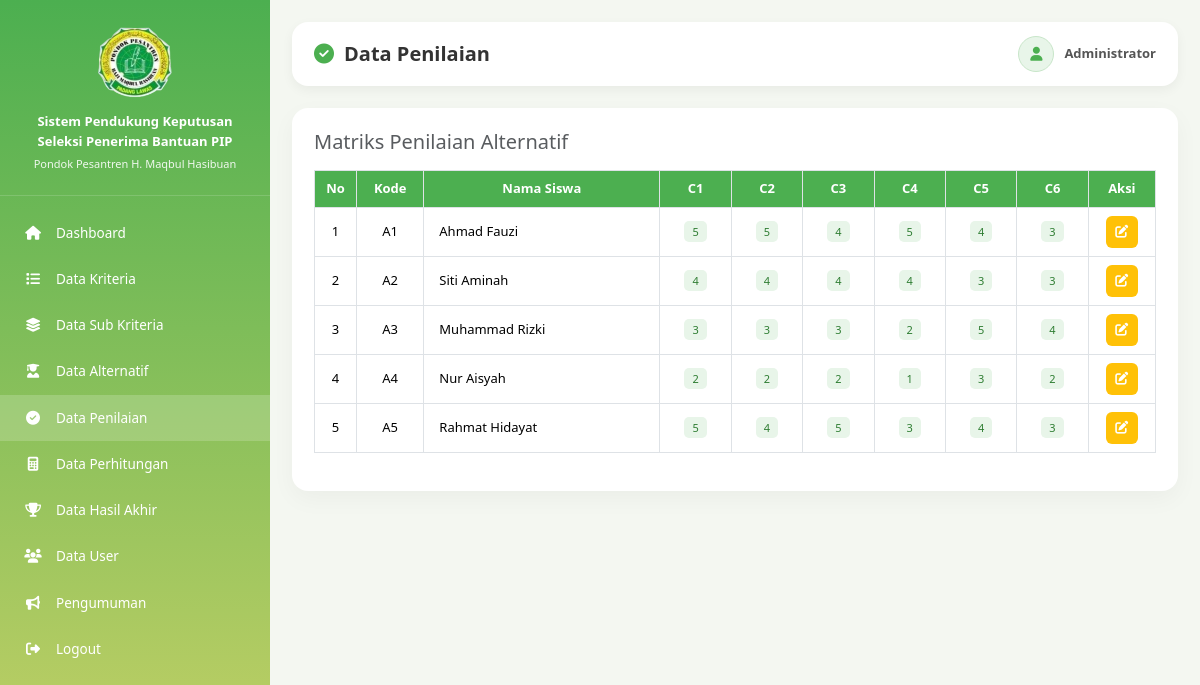
The page /views/admin/penilaian/index.php (signed in) on the database its author committed.
### tables this page shows
CREATE TABLE IF NOT EXISTS kriteria (
    id INT AUTO_INCREMENT PRIMARY KEY,
    kode_kriteria VARCHAR(10) UNIQUE,
    nama_kriteria VARCHAR(100),
    bobot INT,
    jenis ENUM('benefit','cost')
);

CREATE TABLE IF NOT EXISTS siswa (
    id INT AUTO_INCREMENT PRIMARY KEY,
    kode_alternatif VARCHAR(10) UNIQUE,
    nama VARCHAR(100),
    kelas VARCHAR(50),
    created_at TIMESTAMP DEFAULT CURRENT_TIMESTAMP
);

### views/admin/penilaian/index.php (the view, shortened to what this page needs)
<?php
require_once '../../../config/koneksi.php';
$siswa_list = mysqli_query($koneksi, "SELECT * FROM siswa ORDER BY kode_alternatif ASC");
$jumlah_siswa = mysqli_num_rows($siswa_list);
$kriteria_list = mysqli_query($koneksi, "SELECT * FROM kriteria ORDER BY kode_kriteria ASC");
$kriteria_arr = [];
while ($k = mysqli_fetch_assoc($kriteria_list)) $kriteria_arr[] = $k;
$jumlah_kriteria = count($kriteria_arr);
$penilaian_map = [];
$pen_query = mysqli_query($koneksi, "SELECT * FROM penilaian");
while ($p = mysqli_fetch_assoc($pen_query)) $penilaian_map[$p['id_siswa']][$p['id_kriteria']] = $p['nilai'];
?>
<!DOCTYPE html>
<html lang="en">
<head>
<?php include '../../layouts/head.php'; ?>
</head>
<body>
<?php include '../../layouts/sidebar_admin.php'; ?>
<div class="content">
    <div class="navbar-custom">
        <div class="page-title">
            <i class="fa fa-check-circle"></i>
            <h4>Data Penilaian</h4>
        </div>
        <div class="user-box">
            <div class="user-icon"><i class="fa fa-user"></i></div>
            <div class="user-name"><?php echo htmlspecialchars($_SESSION['nama'] ?? 'Admin'); ?></div>
        </div>
    </div>
    <div class="card-custom">
        <h5 class="mb-3 text-muted">Matriks Penilaian Alternatif</h5>
        <?php if ($jumlah_siswa > 0 && $jumlah_kriteria > 0): ?>
        <div class="table-responsive">
            <table class="table table-bordered">
                <thead>
                    <tr>
                        <th width="5%">No</th>
                        <th width="8%">Kode</th>
                        <th>Nama Siswa</th>
                        <?php foreach ($kriteria_arr as $kr): ?>
                            <th><?php echo htmlspecialchars($kr['kode_kriteria']); ?></th>
                        <?php endforeach; ?>
                        <th width="8%">Aksi</th>
                    </tr>
                </thead>
                <tbody>
                    <?php $no = 1; while ($siswa = mysqli_fetch_assoc($siswa_list)): $id_s = $siswa['id']; ?>
                    <tr>
                        <td><?php echo $no++; ?></td>
                        <td><?php echo htmlspecialchars($siswa['kode_alternatif']); ?></td>
                        <td style="text-align:left;padding-left:15px;"><?php echo htmlspecialchars($siswa['nama']); ?></td>
                        <?php foreach ($kriteria_arr as $kr): ?>
                            <td><span class="badge-benefit"><?php echo isset($penilaian_map[$id_s][$kr['id']]) ? $penilaian_map[$id_s][$kr['id']] : '-'; ?></span></td>
                        <?php endforeach; ?>
                        <td>
                            <button class="btn-icon edit" data-bs-toggle="modal" data-bs-target="#modalNilai<?php echo $id_s; ?>" title="Edit"><i class="fa fa-edit"></i></button>
                        </td>
                    </tr>
                    <?php endwhile; ?>
                </tbody>
            </table>
        </div>
        <?php else: ?>
            <div class="text-center py-5 text-muted"><p>Pastikan data alternatif dan kriteria tersedia.</p></div>
        <?php endif; ?>
    </div>
</div>
</body>
</html>

### public/assets/css/style.css (style rules this page uses)
:root { --primary: #4caf50; --primary-dark: #388e3c; --primary-light: #c6d166; --bg: #f4f7f1; --card-bg: #ffffff; --text: #333333; --text-muted: #777777; --border: #d6e4d3; --sidebar-w: 270px; --radius: 16px; --radius-sm: 10px; --shadow: 0 4px 12px rgba(0,0,0,0.05); --shadow-lg: 0 8px 24px rgba(0,0,0,0.04); --transition: 0.3s ease; }
* { margin: 0; padding: 0; box-sizing: border-box; }
body { font-family: 'Segoe UI', Arial, Helvetica, sans-serif; background: var(--bg); overflow-x: hidden; color: var(--text); }
.content { margin-left: var(--sidebar-w); padding: 22px; min-height: 100vh; transition: margin-left var(--transition); }
.navbar-custom { background: var(--card-bg); padding: 14px 22px; border-radius: var(--radius); display: flex; justify-content: space-between; align-items: center; box-shadow: var(--shadow); margin-bottom: 22px; flex-wrap: wrap; gap: 10px; }
.page-title { display: flex; align-items: center; gap: 10px; }
.page-title i { font-size: 20px; color: var(--primary); }
.page-title h4 { margin: 0; font-size: 20px; font-weight: bold; color: var(--text); }
.user-box { display: flex; align-items: center; gap: 10px; }
.user-icon { width: 36px; height: 36px; border-radius: 50%; background: #e8f5e9; color: var(--primary); display: flex; justify-content: center; align-items: center; font-size: 14px; border: 1px solid #c8e6c9; }
.user-name { font-size: 13px; font-weight: bold; color: #555; }
.card-custom { background: var(--card-bg); border-radius: var(--radius); border: none; box-shadow: var(--shadow-lg); padding: 22px; margin-bottom: 22px; }
.table thead th { background: var(--primary); color: white; text-align: center; vertical-align: middle; font-size: 13px; white-space: nowrap; }
.table tbody td { text-align: center; vertical-align: middle; background: white; font-size: 13px; }
.btn-icon { border: none; width: 32px; height: 32px; border-radius: 6px; display: inline-flex; align-items: center; justify-content: center; font-size: 13px; transition: var(--transition); color: white; }
.btn-icon.edit { background: #ffc107; }
.badge-benefit { background: #e8f5e9; color: #2e7d32; padding: 3px 8px; border-radius: 5px; font-size: 11px; }

### rows shown on the page
kriteria: kode_kriteria "C1"
kriteria: kode_kriteria "C2"
kriteria: kode_kriteria "C3"
kriteria: kode_kriteria "C4"
kriteria: kode_kriteria "C5"
kriteria: kode_kriteria "C6"
siswa: kode_alternatif "A1", nama "Ahmad Fauzi", id "5", id "4", id "3"
siswa: kode_alternatif "A2", nama "Siti Aminah", id "4", id "3"
siswa: kode_alternatif "A3", nama "Muhammad Rizki", id "3", id "2", id "5", id "4"
siswa: kode_alternatif "A4", nama "Nur Aisyah", id "2", id "1", id "3"
siswa: kode_alternatif "A5", nama "Rahmat Hidayat", id "5", id "4", id "3"

### other values the page prints
$_SESSION['nama'] "Administrator"
